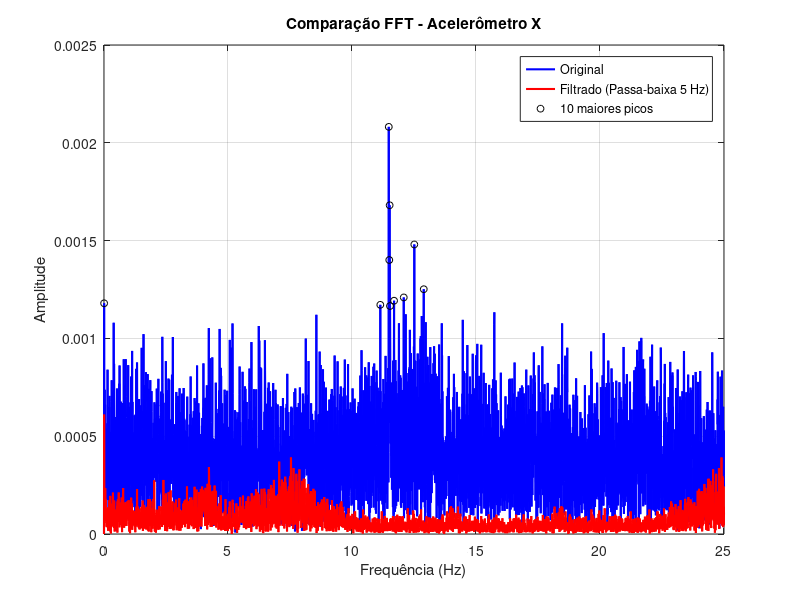
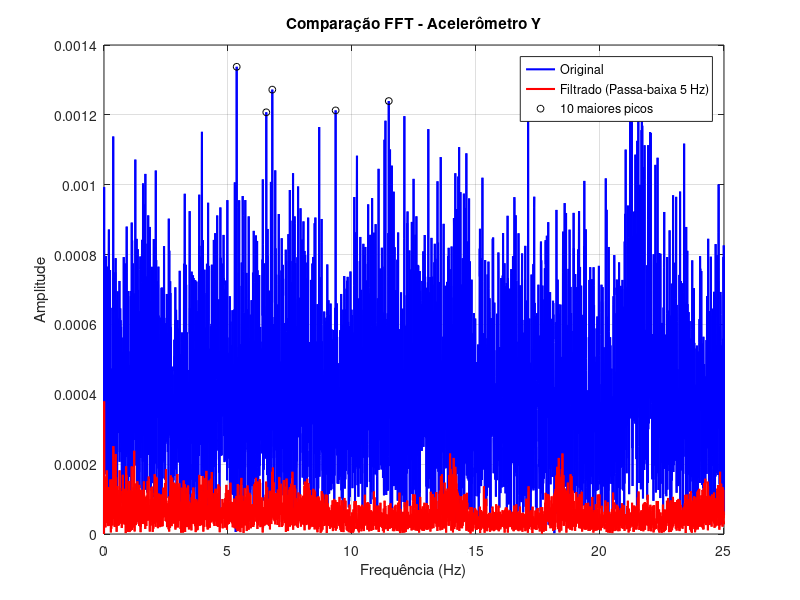
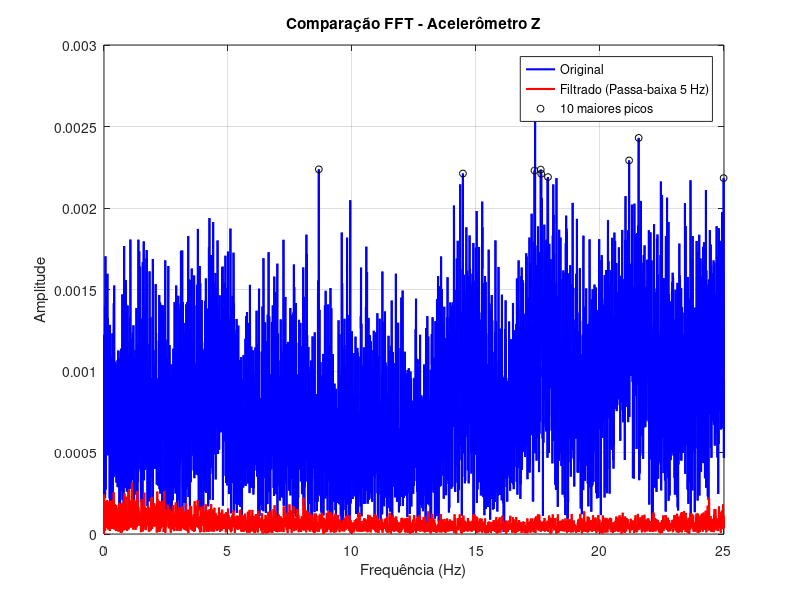
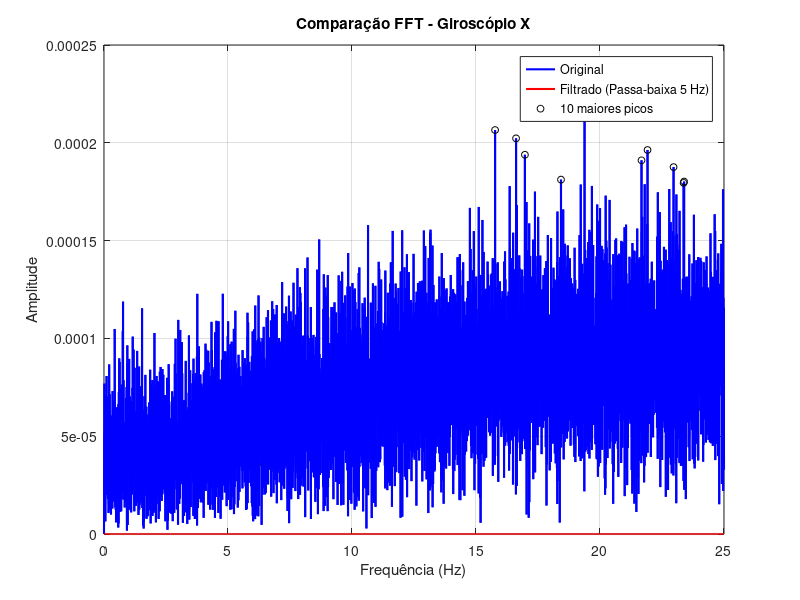

MATLAB code to generate these figures, in order:
pkg load signal;


A = csvread('mpu_raw.csv');
B = csvread('mpu_filter1.csv');

Fs = 50; % Hz

pasta_saida = 'FigFFT';

if ~exist(pasta_saida, 'dir')
    mkdir(pasta_saida);
end

nomes = {
    'Acelerômetro X',
    'Acelerômetro Y',
    'Acelerômetro Z',
    'Giroscópio X',
    'Giroscópio Y',
    'Giroscópio Z'
};

n_colunas = min([6, columns(A), columns(B)]);


for coluna = 1:n_colunas

    %% Sinal Original
    xA = A(:, coluna);
    xA = xA - mean(xA);
    xA = xA .* hamming(length(xA));

    %% Sinal Filtrado
    xB = B(:, coluna);
    xB = xB - mean(xB);
    xB = xB .* hamming(length(xB));

    N = length(xA);

    XA = fft(xA);

    P2A = abs(XA)/N;
    P1A = P2A(1:floor(N/2)+1);
    P1A(2:end-1) = 2*P1A(2:end-1);
    P1A(1) = 0;


    XB = fft(xB);

    P2B = abs(XB)/N;
    P1B = P2B(1:floor(N/2)+1);
    P1B(2:end-1) = 2*P1B(2:end-1);
    P1B(1) = 0;

    f = Fs*(0:floor(N/2))/N;

    [pks, locs] = findpeaks(P1A);

    if isempty(pks)
        fprintf('%s: nenhum pico encontrado.\n', nomes{coluna});
        continue;
    end

    [~, idx] = sort(pks, 'descend');

    n_picos = min(10, length(idx));

    locs_top = locs(idx(1:n_picos));
    pks_top  = pks(idx(1:n_picos));

    [freqs_top, ordem] = sort(f(locs_top));
    amps_top = pks_top(ordem);


    fprintf('\n=========================================\n');
    fprintf('%s\n', nomes{coluna});
    fprintf('Freq (Hz)\tAmplitude\n');
    fprintf('-----------------------------------------\n');

    for k = 1:length(freqs_top)
        fprintf('%8.3f\t%10.6f\n', ...
                freqs_top(k), amps_top(k));
    end

    %% Gráfico
    figure(coluna);
    clf;

    plot(f, P1A, ...
         'b', ...
         'linewidth', 1.5);

    hold on;

    plot(f, P1B, ...
         'r', ...
         'linewidth', 1.5);

    plot(freqs_top, amps_top, ...
         'ko', ...
         'MarkerSize', 5);

    grid on;

    xlabel('Frequência (Hz)');
    ylabel('Amplitude');

    title(sprintf('Comparação FFT - %s', nomes{coluna}));

    legend('Original', ...
           'Filtrado (Passa-baixa 5 Hz)', ...
           '10 maiores picos', ...
           'Location', 'northeast');


    nome_arquivo = sprintf('%s/FFT_%s.png', ...
                           pasta_saida, ...
                           nomes{coluna});

    print(gcf, nome_arquivo, '-dpng', '-r300');

    hold off;

end
